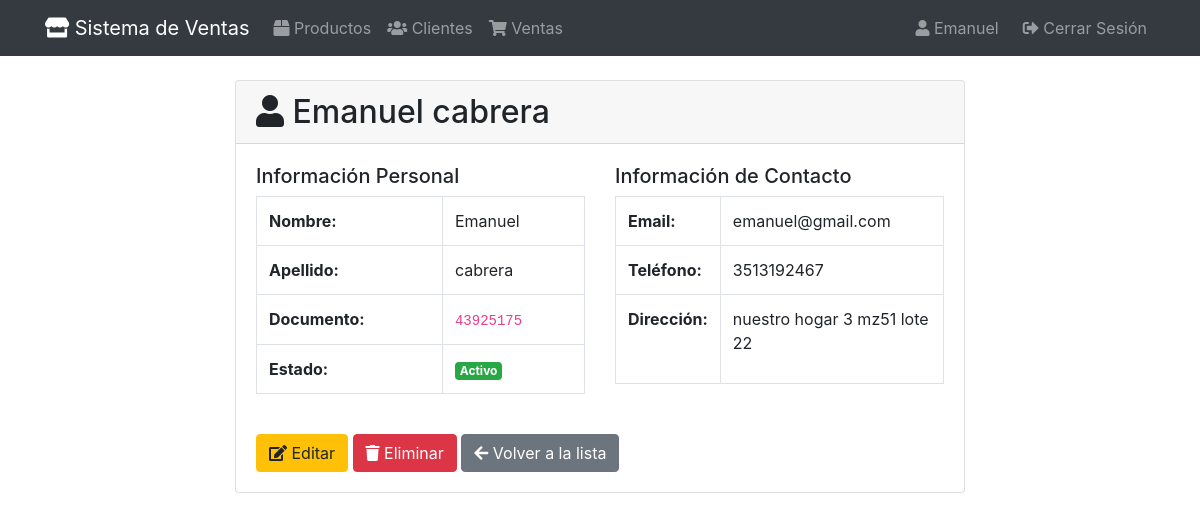
Screenshot of /clientes/1/ (signed in) with the database file from the repository.
### apps/clientes/models.py (models this page shows, shortened)
class Cliente(models.Model):
    nombre = models.CharField(max_length=100, verbose_name="nombre")
    apellido = models.CharField(max_length=100, verbose_name="apellido")
    numero_documento = models.CharField(
        max_length=20,
        unique=True,
        verbose_name="nuemro de dni",
        validators= [
            RegexValidator(
                regex='^\d{7,8}$',
                message="El numero de documento solo deben ser numeros"
            )
        ]
    )
    email = models.EmailField(verbose_name= "Correo Electronico", blank=True)
    telefono = models.CharField(
        max_length=15,
        verbose_name="Telefono",
        validators=[
            RegexValidator(
                regex='^[0-9+()-]+$',
                message="El telefono solo puede contener numeros y los siguientes caracteres: +, -, ( ,"
            )
        ]
    )
    direccion = models.TextField(verbose_name="Direccion", blank=True)
    activo = models.BooleanField(default=True, verbose_name="activo")
    creado = models.DateTimeField(auto_now_add=True, verbose_name="creado")
    actualizado = models.DateTimeField(auto_now=True)
    class Meta:
        verbose_name = "Cliente"
        verbose_name_plural = "Clientes"
        ordering = ["apellido", "nombre"]
        indexes = [
            models.Index(fields=["apellido","nombre"]),
            models.Index(fields=["numero_documento"]),
        ]
    @property
    def nombre_completo(self):
        return f"{self.nombre} {self.apellido}"

### apps/clientes/views.py (the view)
# urls.py: path('<int:pk>/', views.ClienteDetailView.as_view(), name='detalle'),
class ClienteDetailView(VentasGroupRequiredMixin, DetailView):
    model = Cliente
    template_name = "clientes/cliente_detail.html"
    context_object_name = "cliente"

### apps/core/mixins.py (called while the page is built)
    def test_func(self):
        if self.group_required is None:
            return True
        if not self.request.user.is_authenticated:
            return False
        if self.request.user.is_superuser or self.request.user.groups.filter(name='administradores').exists():
            return True
        return self.request.user.groups.filter(name=self.group_required).exists()

### apps/clientes/templates/clientes/cliente_detail.html (shortened to what this page needs)
{% extends 'base.html' %}
{% block content %}
<div class="row justify-content-center">
    <div class="col-md-8">
        <div class="card">
            <div class="card-header">
                <h2 class="mb-0">
                    <i class="fas fa-user"></i> {{ cliente.nombre_completo }}
                </h2>
            </div>
            <div class="card-body">
                <div class="row">
                    <div class="col-md-6">
                        <h5>Información Personal</h5>
                        <table class="table table-bordered">
                            <tr>
                                <th>Nombre:</th>
                                <td>{{ cliente.nombre }}</td>
                            </tr>
                            <tr>
                                <th>Apellido:</th>
                                <td>{{ cliente.apellido }}</td>
                            </tr>
                            <tr>
                                <th>Documento:</th>
                                <td><code>{{ cliente.numero_documento }}</code></td>
                            </tr>
                            <tr>
                                <th>Estado:</th>
                                <td>
                                    {% if cliente.activo %}
                                        <span class="badge badge-success">Activo</span>
                                    {% else %}
                                        <span class="badge badge-secondary">Inactivo</span>
                                    {% endif %}
                                </td>
                            </tr>
                        </table>
                    </div>
                    <div class="col-md-6">
                        <h5>Información de Contacto</h5>
                        <table class="table table-bordered">
                            <tr>
                                <th>Email:</th>
                                <td>{{ cliente.email|default:"No especificado" }}</td>
                            </tr>
                            <tr>
                                <th>Teléfono:</th>
                                <td>{{ cliente.telefono|default:"No especificado" }}</td>
                            </tr>
                            <tr>
                                <th>Dirección:</th>
                                <td>{{ cliente.direccion|default:"No especificada"|linebreaks }}</td>
                            </tr>
                        </table>
                    </div>
                </div>
                <div class="mt-4">
                    <a href="{% url 'clientes:editar' cliente.pk %}" class="btn btn-warning">
                        <i class="fas fa-edit"></i> Editar
                    </a>
                    <a href="{% url 'clientes:eliminar' cliente.pk %}" class="btn btn-danger">
                        <i class="fas fa-trash"></i> Eliminar
                    </a>
                    <a href="{% url 'clientes:lista' %}" class="btn btn-secondary">
                        <i class="fas fa-arrow-left"></i> Volver a la lista
                    </a>
                </div>
            </div>
        </div>
    </div>
</div>
{% endblock %}

### templates/base.html (shortened to what this page needs)
<!DOCTYPE html>
<html lang="es">
<head>
    <link href="https://cdn.jsdelivr.net/npm/bootstrap@4.6.0/dist/css/bootstrap.min.css" rel="stylesheet">
    <link href="https://cdnjs.cloudflare.com/ajax/libs/font-awesome/5.15.4/css/all.min.css" rel="stylesheet">
</head>
<body>
    <nav class="navbar navbar-expand-lg navbar-dark bg-dark">
        <div class="container">
            <a class="navbar-brand" href="/">
                <i class="fas fa-store"></i> Sistema de Ventas
            </a>
            <div class="collapse navbar-collapse">
                <ul class="navbar-nav mr-auto">
                    <li class="nav-item">
                        <a class="nav-link" href="{% url 'productos:lista' %}">
                            <i class="fas fa-box"></i> Productos
                        </a>
                    </li>
                    <li class="nav-item">
                        <a class="nav-link" href="{% url 'clientes:lista' %}">
                             <i class="fas fa-users"></i> Clientes
                        </a>
                    </li>
                    <li class="nav-item">
                        <a class="nav-link" href="{% url 'ventas:lista' %}">
                             <i class="fas fa-shopping-cart"></i> Ventas
                        </a>
                    </li>
                </ul>
                <ul class="navbar-nav">
                    {% if user.is_authenticated %}
                        <li class="nav-item">
                            <span class="navbar-text mr-3">
                                <i class="fas fa-user"></i> {{ user.username }}
                            </span>
                        </li>
                        <li class="nav-item">
                            <a class="nav-link" href="{% url 'account_logout' %}">
                                <i class="fas fa-sign-out-alt"></i> Cerrar Sesión
                            </a>
                        </li>
                    {% else %}
                        <li class="nav-item">
                            <a class="nav-link" href="{% url 'account_login' %}">
                                <i class="fas fa-sign-in-alt"></i> Iniciar Sesión
                            </a>
                        </li>
                    {% endif %}
                </ul>
            </div>
        </div>
    </nav>
    <main class="container my-4">
        {% block content %}{% endblock %}
    </main>
</body>
</html>

### rows the page displays
Cliente: nombre_completo "Emanuel cabrera", nombre "Emanuel", apellido "cabrera", numero_documento "43925175", email "emanuel@gmail.com", telefono "3513192467", direccion "nuestro hogar 3 mz51 lote 22"

### other values shown
{{ user.username }} "Emanuel"
